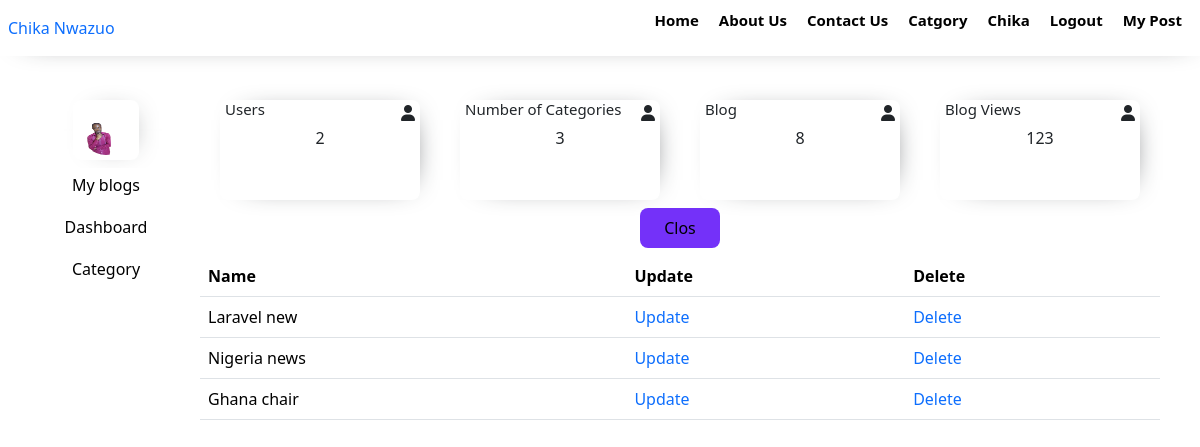
/category (signed in), run on the app's committed database.
### models.py (models this page shows, shortened)
class Category(db.Model):
    id = db.Column(db.Integer, primary_key=True)
    name = db.Column(db.String(100), unique=True)
    posts = db.relationship('Post', backref='category',lazy=True)

### blueprint/category.py (the view)
@category_page.route('/category',methods=['GET','POST'])
def category():
    catform=CategoryForm()
    if catform.validate_on_submit():
        checkcat=Category.query.filter_by(name=catform.name.data).first()
        if checkcat:
            flash(f'Category name already exist {catform.name.data}','error')
            return redirect(url_for('category_page.category'))
        else:
            category=Category(name=catform.name.data)
            db.session.add(category)
            db.session.commit()
            flash(f'Category {catform.name.data} added','success')
            return redirect(url_for('category_page.category'))
    else:
        category=Category.query.all()
        return render_template('admin/category.html',catform=catform,category=category)

### app.py (called while the page is built)
@app.context_processor
def inject_global_data():
    categorydata=Category.query.all()
    categorycount=Category.query.count()
    users=User.query.count()
    blog=Post.query.count()
    return {'categorydata': categorydata,'categorycount':categorycount,"users":users,'blog':blog}

### templates/admin/category.html (shortened to what this page needs)
{% extends 'admin/layout/adminbased.html' %}
{% block content %}
<div class="add-item-form-div">
    <div class="table-form">
        <button class="addformbtn" onclick="openform()">Clos</button>
    <div class="table-div">
        <table class="table">
            <thead>
              <tr>
                <th scope="col">Name</th>
                <th scope="col">Update</th>
                <th scope="col">Delete</th>
              </tr>
            </thead>
            <tbody>
              {% for cat in category %}
              <tr>
                <td>{{cat.name}}</td>
                <td><a href="{{ url_for('editcategroy.editcat',id=cat.id) }}">Update</a></td>
                <td><a href="">Delete</a></td>
              </tr>
              {% endfor %}
            </tbody>
          </table>
    </div>
    </div>
</div>
{% endblock  %}

### static/css/admin.css (style rules this page uses)
.table-form { display: flex; flex-direction: column; margin: 0px auto; }
.addformbtn { width: 80px; margin: 8px auto; border: none; background-color: #7431F9; padding: 8px; border-radius: 8px; }

### static/css/nav.css (style rules this page uses)
body { box-sizing: border-box; padding: 0; margin: 0; font-family: 'Poppins', sans-serif; }
li,a { list-style: none !important; text-decoration: none !important; }

### data on the page
Category: name "Laravel new"
Category: name "Nigeria news"
Category: name "Ghana chair"

### other printed values
{{ session['username'] }} "Chika"
{{ users }} "2"
{{ categorycount }} "3"
{{ blog }} "8"
